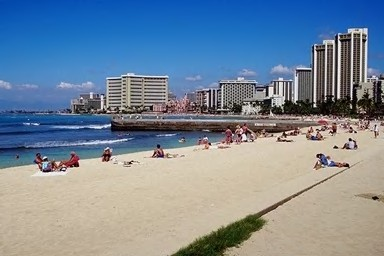
#> input picture image_classes/monolithic_feature_extraction/images/106.jpg, 384 x 256 px; its folder holds only this picture in this run
$ python multiply_image_dataset.py
#> lines starting #> are read from the running program, lines starting #| are printed output that depends on the picture
### Author: João Gabriel Corrêa Krüger

import os
import cv2
import imutils

def mirrorAndSave(dir,name):
#> called with name = '106.jpg'
	img = cv2.imread(os.path.join(root,name))
#> img is the input picture: shape (256, 384, 3); mean B, G, R 153.3, 136.8, 120.7
	mirror = cv2.flip(img,1);
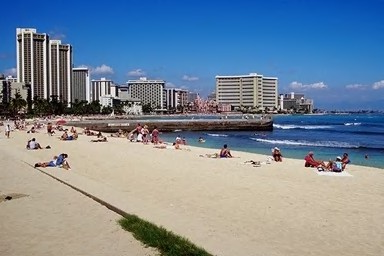
#> mirror: shape (256, 384, 3); mean B, G, R 153.3, 136.8, 120.7
	cv2.imwrite(os.path.join(root,name[:-4:]+'_mirror'+name[-4::]),mirror)

def rotateAndSave(dir, name, angle):
#> called with name = '106.jpg', angle = -10
	img = cv2.imread(os.path.join(root,name))
	rot = imutils.rotate_bound(img, angle)
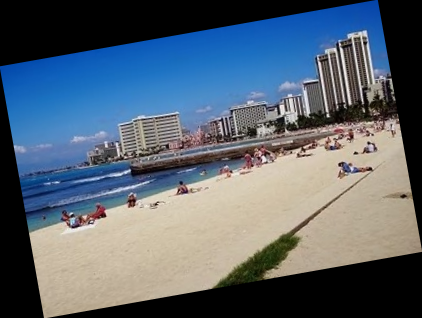
#> rot: shape (318, 422, 3); mean B, G, R 112.3, 100.2, 88.4
	cv2.imwrite(os.path.join(root,name[:-4:]+'_angle'+str(angle)+name[-4::]),rot)

for root, dirs, files  in os.walk("./images"):
	for name in files:
		mirrorAndSave(root,name)

for root, dirs, files  in os.walk("./images"):
	for name in files:
		rotateAndSave(root,name,-10)
		rotateAndSave(root,name,10)
#> call 2 of rotateAndSave, with name = '106.jpg', angle = 10
#> in rotateAndSave (call 2), `rot = imutils.rotate_bound(img, angle)`:
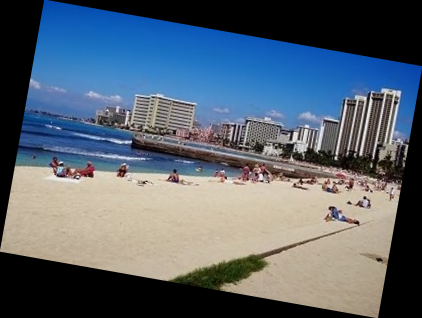
#> rot: shape (318, 422, 3); mean B, G, R 112.3, 100.2, 88.4
		rotateAndSave(root,name,-5)
#> call 3 of rotateAndSave, with name = '106.jpg', angle = -5
#> in rotateAndSave (call 3), `rot = imutils.rotate_bound(img, angle)`:
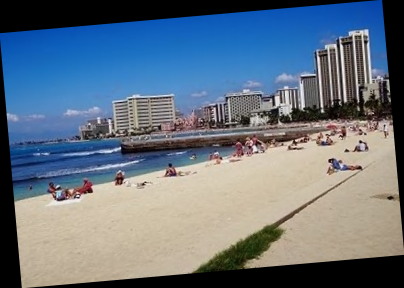
#> rot: shape (288, 404, 3); mean B, G, R 129.5, 115.6, 102
		rotateAndSave(root,name,5)
#> call 4 of rotateAndSave, with name = '106.jpg', angle = 5
#> in rotateAndSave (call 4), `rot = imutils.rotate_bound(img, angle)`:
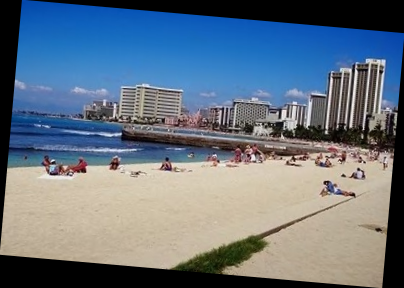
#> rot: shape (288, 404, 3); mean B, G, R 129.5, 115.6, 102

$ run again, on image_classes/monolithic_feature_extraction/images/118.jpg
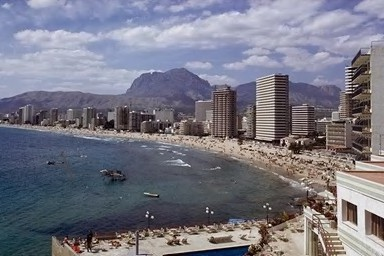
#> input picture image_classes/monolithic_feature_extraction/images/118.jpg, 384 x 256 px
#> in mirrorAndSave, img is the input picture: shape (256, 384, 3); mean B, G, R 131.4, 118.6, 119.1
#> in mirrorAndSave, `mirror = cv2.flip(img,1);`:
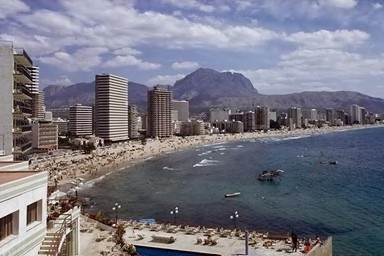
#> mirror: shape (256, 384, 3); mean B, G, R 131.4, 118.6, 119.1
#> rot: shape (288, 404, 3)
#> in rotateAndSave (call 4), `rot = imutils.rotate_bound(img, angle)`:
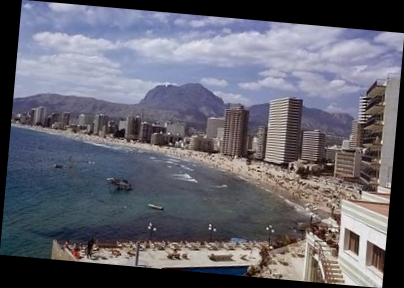
#> rot: shape (288, 404, 3); mean B, G, R 111, 100.2, 100.6

$ run again, on image_classes/monolithic_feature_extraction/images/137.jpg
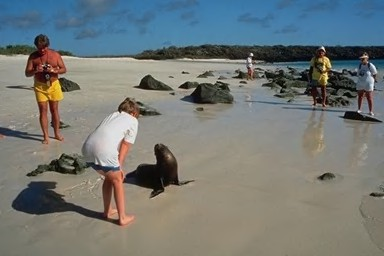
#> input picture image_classes/monolithic_feature_extraction/images/137.jpg, 384 x 256 px
#> in mirrorAndSave, img is the input picture: shape (256, 384, 3); mean B, G, R 118.5, 120.9, 115.7
#> in mirrorAndSave, `mirror = cv2.flip(img,1);`:
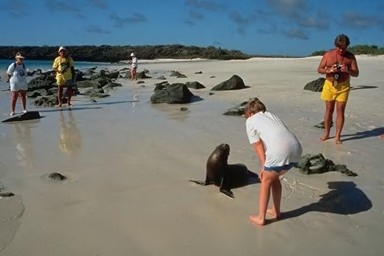
#> mirror: shape (256, 384, 3); mean B, G, R 118.5, 120.9, 115.7
#> rot: shape (288, 404, 3)
#> in rotateAndSave (call 4), `rot = imutils.rotate_bound(img, angle)`:
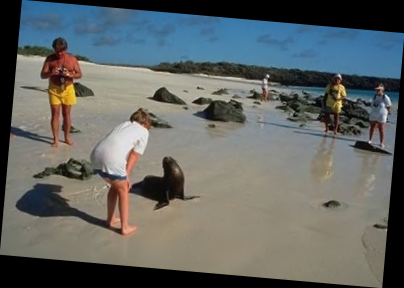
#> rot: shape (288, 404, 3); mean B, G, R 100.2, 102.1, 97.8

$ run again, on image_classes/monolithic_feature_extraction/images/15.jpg
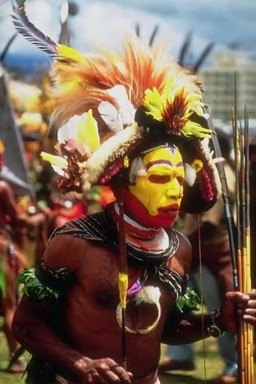
#> input picture image_classes/monolithic_feature_extraction/images/15.jpg, 256 x 384 px
#> in mirrorAndSave, img is the input picture: shape (384, 256, 3); mean B, G, R 80.7, 98.6, 120.5
#> in mirrorAndSave, `mirror = cv2.flip(img,1);`:
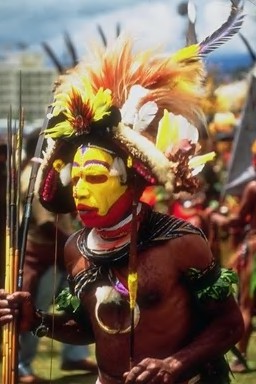
#> mirror: shape (384, 256, 3); mean B, G, R 80.7, 98.6, 120.5
#> rot: shape (404, 288, 3)
#> in rotateAndSave (call 4), `rot = imutils.rotate_bound(img, angle)`:
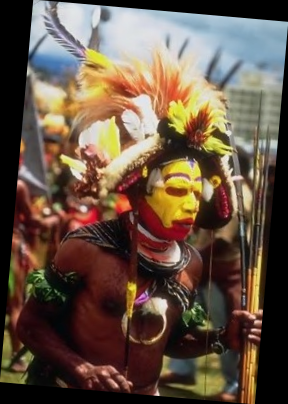
#> rot: shape (404, 288, 3); mean B, G, R 68.2, 83.3, 101.9
